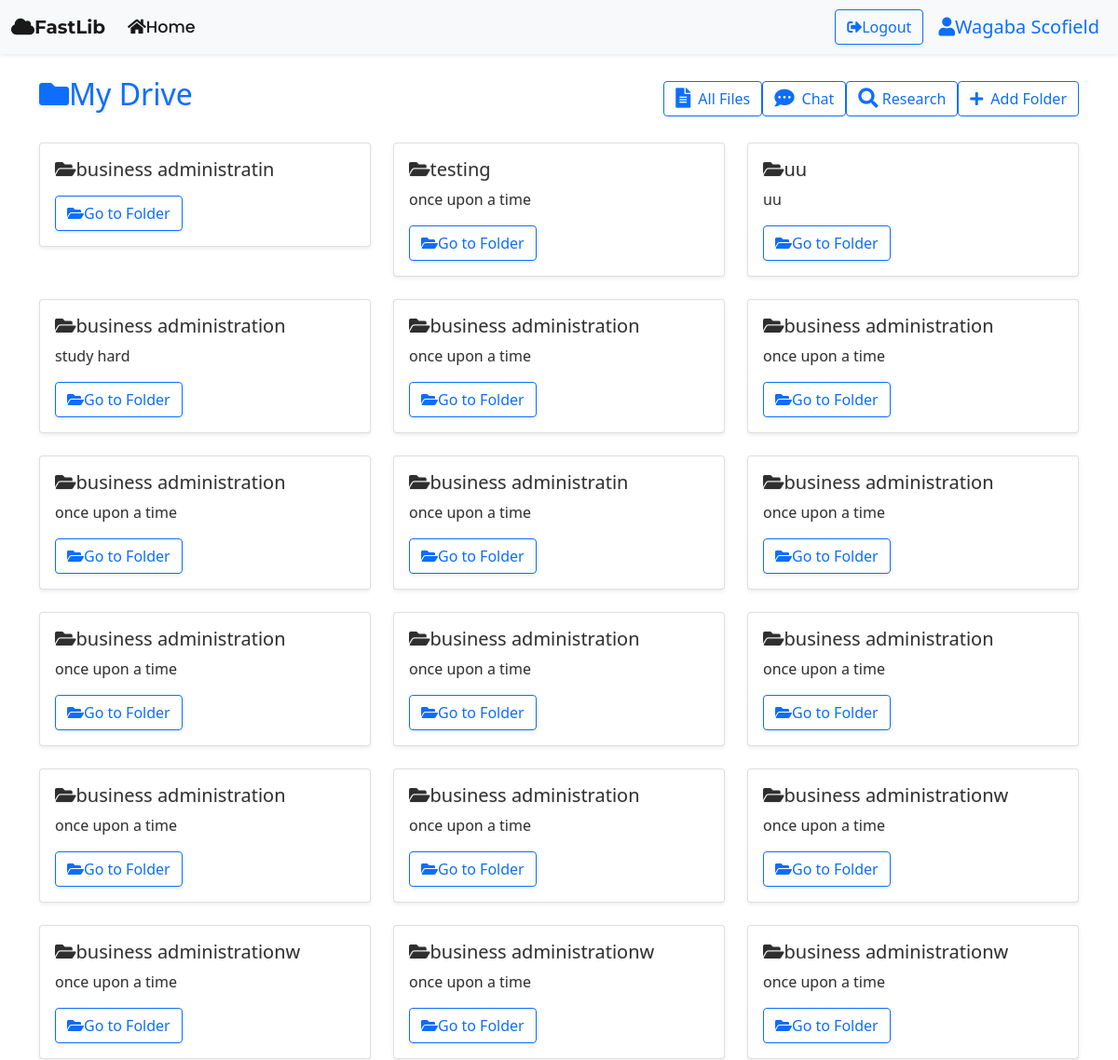
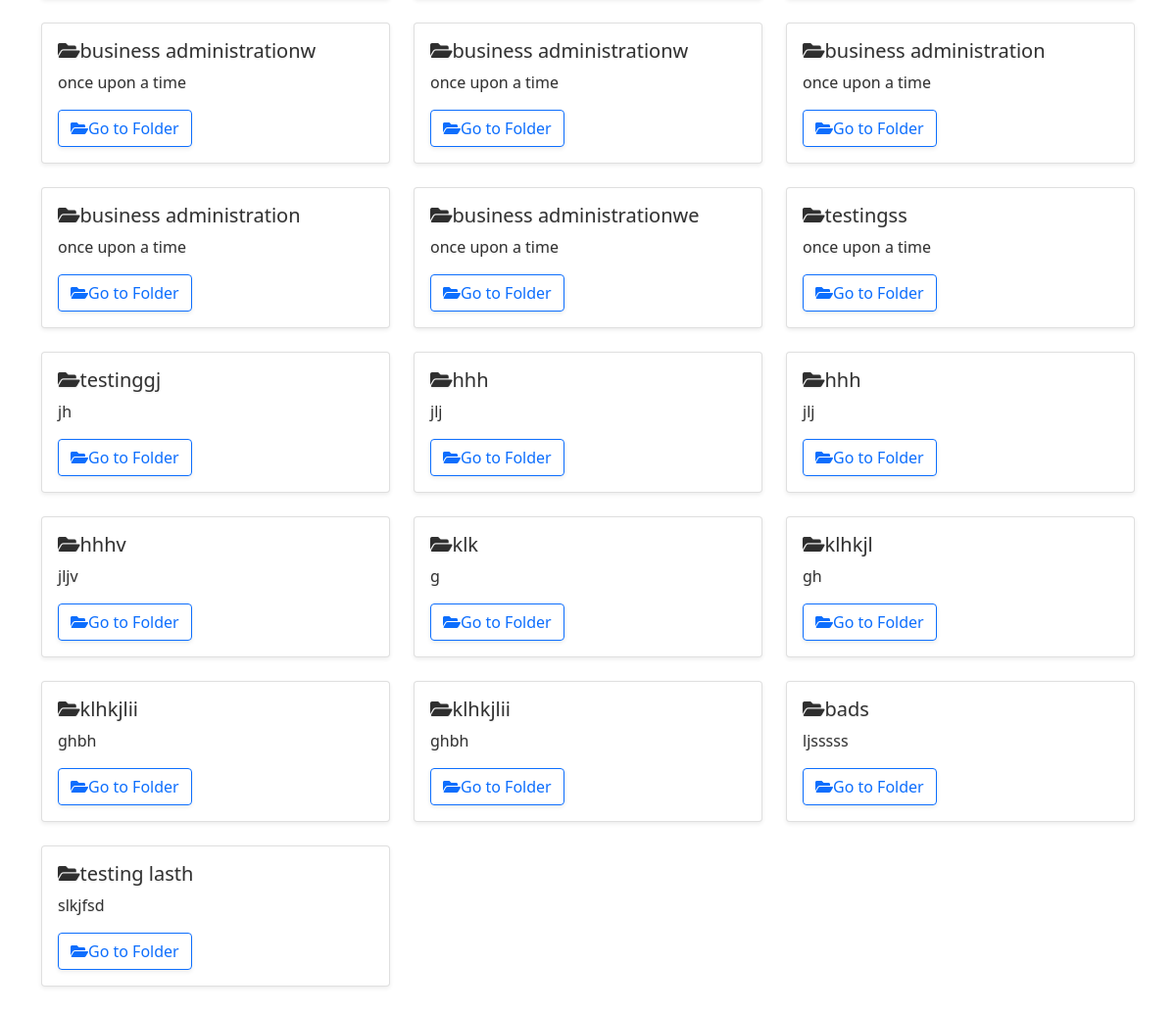
/ (signed in), run on the app's committed database (2 pictures, top to bottom).
### googledriveapp/models.py (models this page shows, shortened)
class Folder(models.Model):
    foldername = models.CharField(max_length=50)
    folderdesc = models.CharField(max_length=255)
    folderuser = models.ForeignKey(User, on_delete=models.CASCADE)
    parent_folder = models.ForeignKey('self', on_delete=models.CASCADE, null=True, blank=True, related_name='subfolders')

### googledriveapp/views.py (the view)
# urls.py: path("", views.index, name="index"),
def index(request):
    if request.user.is_authenticated:
        folders = Folder.objects.filter(folderuser=request.user)
        context = {'folders': folders}
        return render(request, 'googledriveapp/index.html', context)
    else:
        return redirect('login')

### googledriveapp/templates/googledriveapp/index.html (shortened to what this page needs)
{% extends 'googledriveapp/base.html' %}
{% block body %}
<div class="container py-4">
    <div class="d-flex justify-content-between align-items-center mb-4">
        <h2 class="text-primary" style="text-shadow: 0 2px 4px rgba(0, 0, 0, 0.1); color: rgba(0, 123, 255, 0.8);">
            <i class="fas fa-folder mr-2"></i>My Drive
        </h2>
        <div class="d-flex">
            <a href="{% url 'all_files' %}" class="btn btn-outline-primary">
                <i class="fas fa-file-alt fa-lg me-2"></i>All Files
            </a>
            <a href="{% url 'chatbot2' %}" class="btn btn-outline-primary">
                <i class="fas fa-comment-dots fa-lg me-2"></i>Chat
            </a>
            <a href="{% url 'research' %}" class="btn btn-outline-primary">
                <i class="fas fa-search fa-lg mr-2"></i> Research
              </a>
            <button type="button" class="btn btn-outline-primary" data-bs-toggle="modal" data-bs-target="#exampleModal">
                <i class="fas fa-plus me-2"></i>Add Folder
            </button>
        </div>
    </div>
    <div class="row">
        {% for i in folders %}
        {% if not i.parent_folder %}
        <div class="col-md-4 mb-4">
            <div class="card shadow-sm">
                <div class="card-body">
                    <h5 class="card-title" style="text-shadow: 0 1px 2px rgba(0, 0, 0, 0.1); color: rgba(0, 0, 0, 0.8);">
                        <i class="fas fa-folder-open mr-2"></i>{{i.foldername}}
                    </h5>
                    <p class="card-text" style="text-shadow: 0 1px 2px rgba(0, 0, 0, 0.1); color: rgba(0, 0, 0, 0.8);">
                        {{i.folderdesc}}
                    </p>
                    <a href="{% url 'folder' i.id %}" class="btn btn-outline-primary shadow-sm">
                        <i class="fas fa-folder-open mr-1"></i>Go to Folder
                    </a>
                </div>
            </div>
        </div>
        {% endif %}
        {% endfor %}
    </div>
</div>
{% endblock body %}

### googledriveapp/templates/googledriveapp/base.html (shortened to what this page needs)
<!DOCTYPE html>
<html lang="en">
  <head>
    <link
      href="https://cdn.jsdelivr.net/npm/bootstrap@5.0.1/dist/css/bootstrap.min.css"
      rel="stylesheet"
    />
    <link
      rel="stylesheet"
      href="https://cdnjs.cloudflare.com/ajax/libs/font-awesome/5.15.3/css/all.min.css"
    />
  </head>
  <body>
    <nav class="navbar navbar-expand-lg navbar-light bg-light shadow-sm">
      <div class="container-fluid">
        <a class="navbar-brand" href="{% url 'index' %}"
          ><i class="fas fa-cloud mr-2"></i>FastLib</a
        >
        <div class="collapse navbar-collapse" id="navbarSupportedContent">
          <ul class="navbar-nav me-auto mb-2 mb-lg-0">
            {% if user.is_authenticated %}
            <li class="nav-item">
              <a
                class="nav-link active"
                aria-current="page"
                href="{% url 'index' %}"
                ><i class="fas fa-home mr-1"></i>Home</a
              >
            </li>
            {% endif %}
          </ul>
          {% if user.is_authenticated %}
          <a
            href="{% url 'logout' %}"
            class="btn btn-outline-primary mx-2 shadow-sm"
            ><i class="fas fa-sign-out-alt mr-1"></i>Logout</a
          >
          <h5 class="text-primary my-2 mx-2">
            <i class="fas fa-user mr-1"></i>{{user.get_full_name}}
          </h5>
          {% endif %}
        </div>
      </div>
    </nav>
    {% block body %}{% endblock body %}
  </body>
</html>

### googledriveapp/templates/googledriveapp/base.html (style rules this page uses)
body { overflow-x: hidden; background-color: #f8f9fa; font-family: 'Poppins', sans-serif; }
.navbar-brand { font-family: 'Montserrat', sans-serif; font-size: 1.8rem; font-weight: 700; color: #007bff; }
.navbar-nav .nav-link { font-family: 'Poppins', sans-serif; font-size: 1.1rem; font-weight: 500; color: #333; transition: color 0.3s ease; }
.btn-outline-primary { border-color: #007bff; color: #007bff; transition: background-color 0.3s ease, color 0.3s ease; }

### data on the page
Folder: foldername "business administratin"
Folder: foldername "testing", folderdesc "once upon a time"
Folder: foldername "uu", folderdesc "uu"
Folder: foldername "business administration", folderdesc "study hard"
Folder: foldername "business administration", folderdesc "once upon a time"
Folder: foldername "business administration", folderdesc "once upon a time"
Folder: foldername "business administration", folderdesc "once upon a time"
Folder: foldername "business administratin", folderdesc "once upon a time"
Folder: foldername "business administration", folderdesc "once upon a time"
Folder: foldername "business administration", folderdesc "once upon a time"
Folder: foldername "business administration", folderdesc "once upon a time"
Folder: foldername "business administration", folderdesc "once upon a time"
Folder: foldername "business administration", folderdesc "once upon a time"
Folder: foldername "business administration", folderdesc "once upon a time"
Folder: foldername "business administrationw", folderdesc "once upon a time"
Folder: foldername "business administrationw", folderdesc "once upon a time"
Folder: foldername "business administrationw", folderdesc "once upon a time"
Folder: foldername "business administrationw", folderdesc "once upon a time"
Folder: foldername "business administrationw", folderdesc "once upon a time"
Folder: foldername "business administrationw", folderdesc "once upon a time"
Folder: foldername "business administration", folderdesc "once upon a time"
Folder: foldername "business administration", folderdesc "once upon a time"
Folder: foldername "business administrationwe", folderdesc "once upon a time"
Folder: foldername "testingss", folderdesc "once upon a time"
Folder: foldername "testinggj", folderdesc "jh"
Folder: foldername "hhh", folderdesc "jlj"
Folder: foldername "hhh", folderdesc "jlj"
Folder: foldername "hhhv", folderdesc "jljv"
Folder: foldername "klk", folderdesc "g"
Folder: foldername "klhkjl", folderdesc "gh"
Folder: foldername "klhkjlii", folderdesc "ghbh"
Folder: foldername "klhkjlii", folderdesc "ghbh"
Folder: foldername "bads", folderdesc "ljsssss"
Folder: foldername "testing lasth", folderdesc "slkjfsd"

### other printed values
{{ user.get_full_name }} "Wagaba Scofield"
